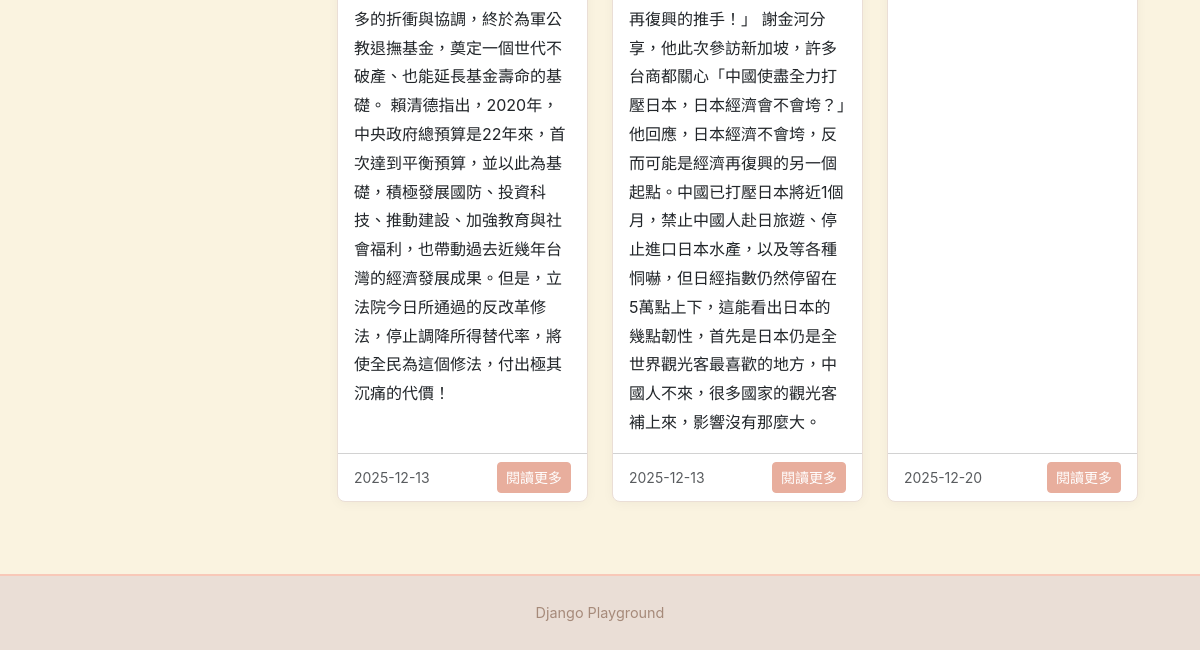
/blog/articles/ (lower part), run on an earlier commit of the app's database.
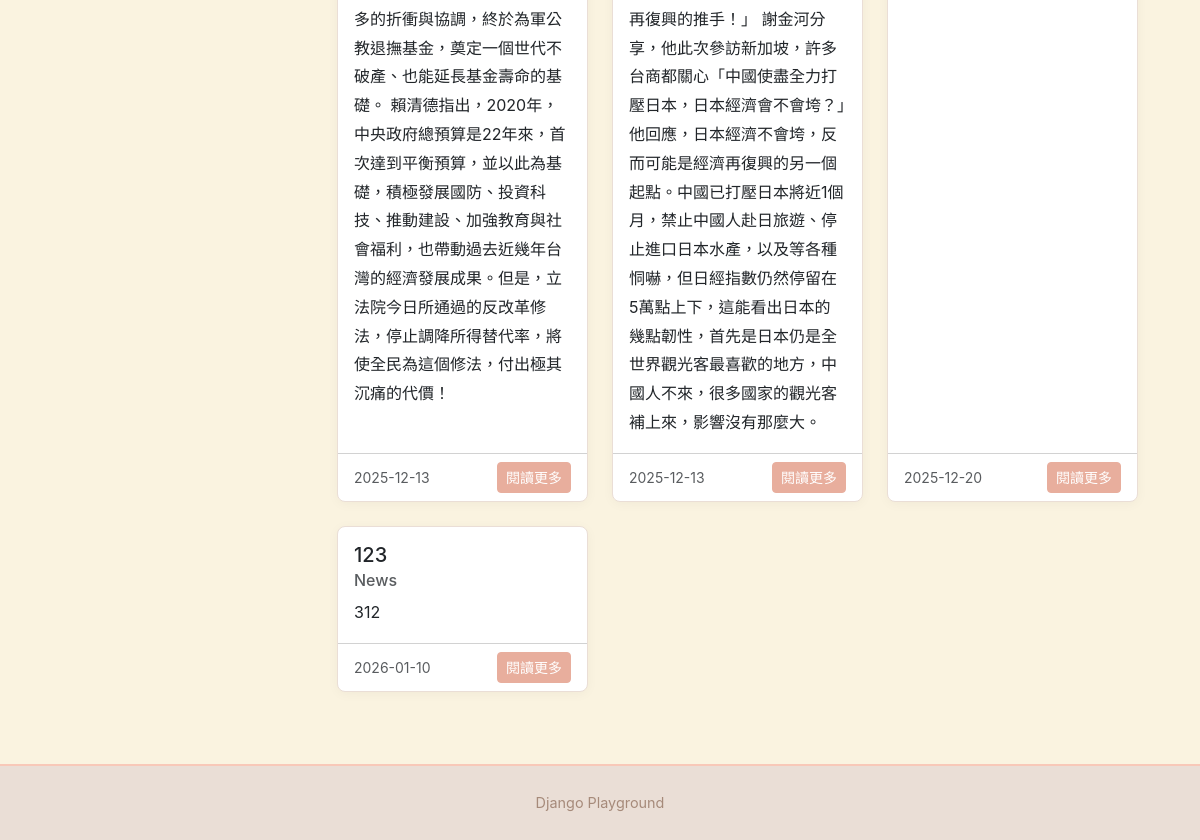
And on a later commit of the database.
### blog/models.py (models this page shows, shortened)
class Article(models.Model):
    title = models.CharField(max_length=200)
    content = models.TextField()
    cover_image = models.ImageField(
        upload_to="articles/covers/",
        blank=True,
        null=True,
    )
    created_by = models.ForeignKey(
        settings.AUTH_USER_MODEL,
        on_delete=models.CASCADE,
    )
    created_at = models.DateTimeField(auto_now_add=True)
    updated_at = models.DateTimeField(auto_now=True)
    is_published = models.BooleanField(default=False)
    is_deleted = models.BooleanField(default=False)
    author = models.ForeignKey(
        Author,
        on_delete=models.CASCADE,
        related_name="articles",
        null=True,
        blank=True,
    )
    tags = models.ManyToManyField(
        Tag,
        related_name="articles",
        blank=True,
    )

class Author(models.Model):
    name = models.CharField(max_length=100)
    email = models.EmailField(unique=True)
    bio = models.TextField(blank=True)
    created_at = models.DateTimeField(auto_now_add=True)
    def __str__(self):
        return self.name

### blog/views.py (the view)
# urls.py: path("articles/", views.article_list, name="article_list"),
def article_list(request):
    filter_ = ArticleFilter(
        request.GET or None,
        queryset=Article.objects.filter(is_deleted=False)
        .select_related("author")
        .prefetch_related("tags"),
    )  # filter 有一個內建function所以刻意加上底線 filter_ 來命名
    return render(
        request, "blog/article_list.html", {"filter": filter_}
    )  # filter_資料以filter名稱傳到前端的時候就轉為filter

### blog/models.py (called while the page is built)
    def __str__(self):
        return self.name

### blog/templates/blog/article_list.html (shortened to what this page needs)
{% extends "blog/base.html" %}
{% load django_bootstrap5 %}
{% block extra_head %}
    <link rel="stylesheet"
          href="https://cdn.jsdelivr.net/npm/tom-select@2.4.3/dist/css/tom-select.bootstrap5.min.css">
{% endblock extra_head %}
{% block blog_content %}
  <form method="post" action="{% url "blog:article_bulk_delete" %}">
    <div class="row">
        {% for article in filter.qs %}
            {% include "blog/components/article_card.html" with show_check_box=True %}
        {% empty %}
            <div class="col-12">
                <div class="alert alert-info">
                    沒有符合條件的文章
                </div>
            </div>
        {% endfor %}
    </div>
</form>
{% endblock blog_content %}

### blog/templates/blog/components/article_card.html (shortened to what this page needs)
<div class="col-12 col-sm-6 col-md-6 col-lg-4 col-xl-4 mb-4">
  <div class="card h-100">
    <div class="card-body d-flex flex-column">
      <h5 class="card-title">
        {{ article.title }}
      </h5>
      <h6 class="card-subtitle mb-2 text-muted">
        {{ article.author.name }}
      </h6>
      <p class="card-text flex-grow-1">
        {{ article.content|truncatewords:30 }}
      </p>
    </div>
    <div class="card-footer bg-transparent">
      <div class="d-flex justify-content-between align-items-center">
        <small class="text-muted">
          {{ article.created_at|date:"Y-m-d" }}
        </small>
        <a href="{% url 'blog:article_detail' article.id %}"
           class="btn btn-primary btn-sm">
          閱讀更多
        </a>
      </div>
    </div>
  </div>
</div>

What changed in the data, as far as the page shows it:
added Article: title "123", author.name "News", content "312", created_at "2026-01-10"
